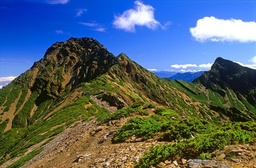
#> input picture RAISR/train/alp2.jpg, 256 x 168 px, shrunk from 570 x 375 before the run; its folder holds only this picture in this run
$ python train.py
#> lines starting #> are read from the running program, lines starting #| are printed output that depends on the picture
### RAISR/hashTable.py
# -*- coding: utf-8 -*-

import numpy as np


def hashTable(patch, Qangle, Qstrenth, Qcoherence):
    [gx, gy] = np.gradient(patch)
    G = np.matrix((gx.ravel(), gy.ravel())).T
    x = G.T * G
    [eigenvalues, eigenvectors] = np.linalg.eig(x)

    # For angle
    angle = np.math.atan2(eigenvectors[0, 1], eigenvectors[0, 0])
    if angle < 0:
        angle += np.pi

    # For strength
    strength = eigenvalues.max() / (eigenvalues.sum() + 0.0001)

    # For coherence
    lamda1 = np.math.sqrt(eigenvalues.max())
    lamda2 = np.math.sqrt(eigenvalues.min())
    coherence = np.abs((lamda1 - lamda2) / (lamda1 + lamda2 + 0.0001))

    # Quantization
    angle = np.floor(angle / (np.pi / Qangle) - 1)
    strength = np.floor(strength / (1 / Qstrenth) - 1)
    coherence = np.floor(coherence / (1 / Qcoherence) - 1)

    return int(angle), int(strength), int(coherence)

### RAISR/train.py
import os
import numpy as np
import cv2
# import scipy as scipy
import scipy.sparse as sparse
from scipy.sparse.linalg import cg
# from scipy import sparse

from hashTable import hashTable

Qangle = 24
Qstrenth = 3
Qcoherence = 3

# 构建空的矩阵Q，V用了存对应的LR和HR，h为过滤器 三个hashmap分别为Angle，Strength，Coherence，t
Q = np.zeros((Qangle * Qstrenth * Qcoherence, 4, 11 * 11, 11 * 11))
V = np.zeros((Qangle * Qstrenth * Qcoherence, 4, 11 * 11, 1))
h = np.zeros((Qangle * Qstrenth * Qcoherence, 4, 11 * 11))

dataDir = "./train"
fileList = []
for parent, dirnames, filenames in os.walk(dataDir):
    for filename in filenames:
        fileList.append(os.path.join(parent, filename))

for file in fileList:
    print("HashMap of %s" % file)
    mat = cv2.imread(file)
#> mat is the input picture: shape (168, 256, 3); mean B, G, R 110.9, 99.9, 83.9
    # 转换色彩空间，只对亮度进行训练
    mat = cv2.cvtColor(mat, cv2.COLOR_BGR2YCrCb)[:, :, 2]
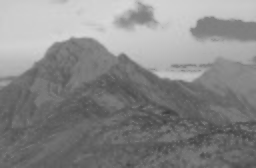
#> mat: shape (168, 256); min 60, max 216, mean 136.2
    # 放缩为0-1
    mat = cv2.normalize(mat.astype('float'), None, 0.0, 1.0, cv2.NORM_MINMAX)
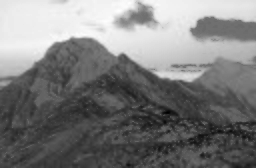
#> mat: shape (168, 256) float64; min 2.08e-17, max 1, mean 0.488
    HR = mat

    # 模糊LR
    # Upscaling
    # cv2.GaussianBlur()
    LR = cv2.GaussianBlur(HR, (0, 0), 2);
    # LR = cv2.GaussianBlur(LR,(0,0),2);

    # Set the train map

    # 遍历每个像素
    for xP in range(5, LR.shape[0] - 6):
        for yP in range(5, LR.shape[1] - 6):
            # 取patch
            patch = LR[xP - 5:xP + 6, yP - 5:yP + 6]
            # 计算特征
            [angle, strenth, coherence] = hashTable(patch, Qangle, Qstrenth, Qcoherence)
            # 压缩向量空间
            j = angle * 9 + strenth * 3 + coherence
            A = patch.reshape(1, -1)
            x = HR[xP][yP]
            # 计算像素类型
            t = xP % 2 * 2 + yP % 2
            # 存入对应的HashMap
            Q[j, t] += A * A.T
            V[j, t] += A.T * x

# Set the train step
for t in range(4):
    for j in range(Qangle * Qstrenth * Qcoherence):
        # 针对每种像素类型和图像特征训练4*24*3*3个过滤器
        h[j, t] = cg(Q[j, t], V[j, t])[0]
        # h[j,t] = sparse.linalg.cg(Q[j,t],V[j,t])[0]

print("Train is off")
np.save("./lowR2", h)
